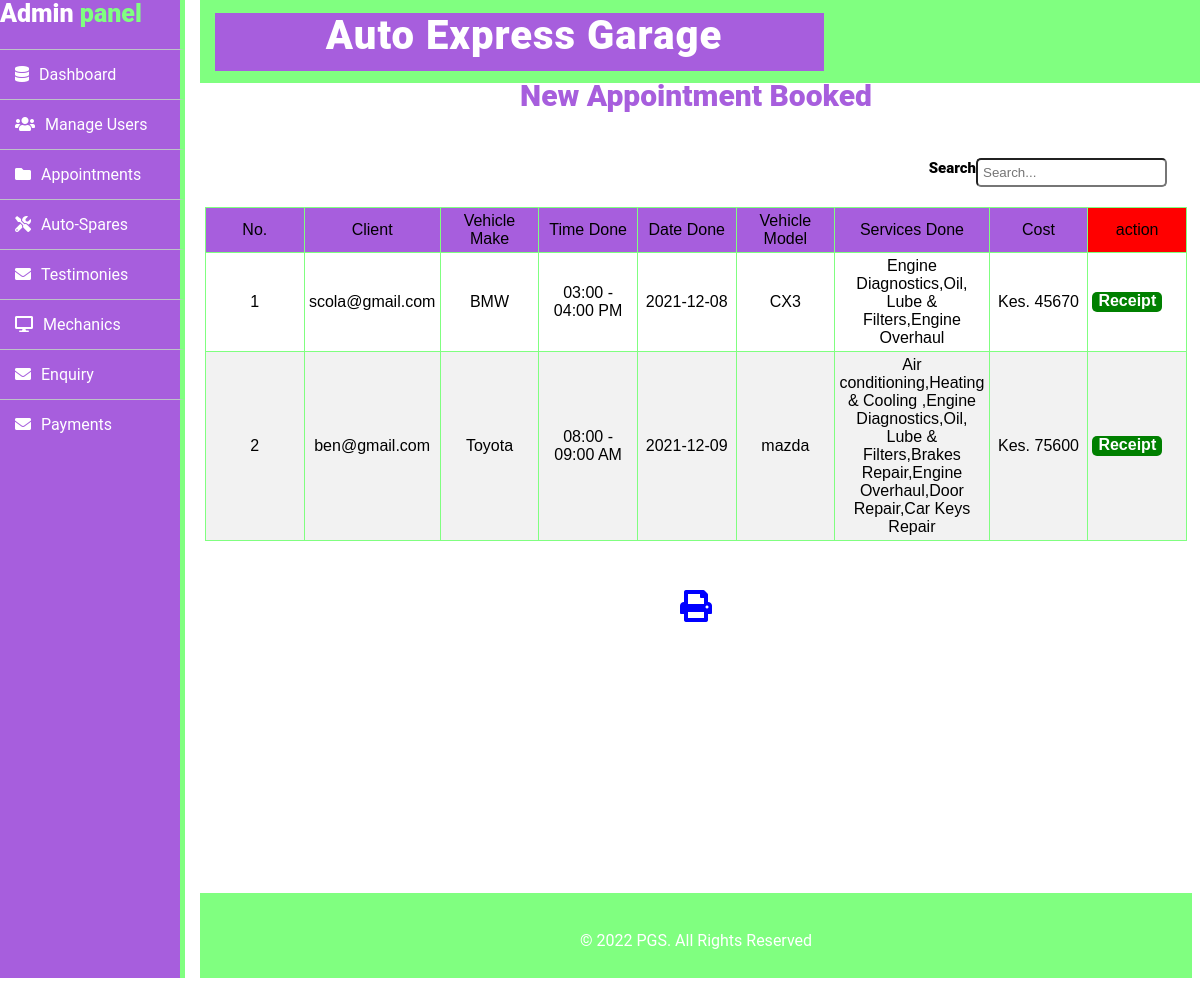
/admin/paid.php, run on the app's committed database.
### tables this page shows
CREATE TABLE IF NOT EXISTS `tbl_appointment` (
  `apoint_id` int(11) NOT NULL AUTO_INCREMENT,
  `email` varchar(200) DEFAULT NULL,
  `username` varchar(200) DEFAULT NULL,
  `make` varchar(200) DEFAULT NULL,
  `mileage` decimal(4,0) DEFAULT NULL,
  `year` varchar(200) DEFAULT NULL,
  `adate` varchar(200) DEFAULT NULL,
  `atime` varchar(200) DEFAULT NULL,
  `model` varchar(200) DEFAULT NULL,
  `services` varchar(200) DEFAULT NULL,
  `comments` varchar(200) DEFAULT NULL,
  `bookingdate` timestamp NOT NULL DEFAULT CURRENT_TIMESTAMP,
  `CancelledBy` varchar(5) DEFAULT NULL,
  `status` int(11) DEFAULT NULL,
  `UpdationDate` timestamp NOT NULL DEFAULT CURRENT_TIMESTAMP ON UPDATE CURRENT_TIMESTAMP,
  `name` varchar(250) DEFAULT NULL,
  `status2` int(11) DEFAULT NULL,
  `cost` int(11) DEFAULT NULL,
  `status3` int(10) NOT NULL,
  `paymentM` varchar(250) DEFAULT NULL,
  `refno` varchar(250) DEFAULT NULL,
  PRIMARY KEY (`apoint_id`)
);

### admin/paid.php (the view, shortened to what this page needs)
<!DOCTYPE html>
<html>
<head>
  <link rel="stylesheet" href="assets/css/style.css">
  <link rel="stylesheet" href="style1.css">
  <link rel="stylesheet" href="fonts/css/all.css">
</head>
<body>
	<?php include('includes/sidebar.php'); ?>
	<?php include('includes/header.php'); ?>
<div class="sidebar-links" id="print">
	  <h2>New Appointment Booked</h2>
  <div class="search-input">
        <label>Search</label>
     <input type="search" placeholder="Search..." class="form-control search-input" data-table="customers-list"/>
        </div>
<table id="customers" class="table table-striped mt32 customers-list">
  <thead >
        <tr class="headtt">
        <td >No.</td>
        <td>Client</td>
        <td>Vehicle Make</td>
        <td>Time Done</td>
        <td>Date Done</td>
        <td>Vehicle Model</td>
        <td>Services Done</td>
        <td>Cost</td>
        <td style="background-color: red;">action</td>
           </tr>
    </thead>
<?php
$sql = "SELECT * From tbl_appointment WHERE cost is not null";
$query = $db -> prepare($sql);
$query->execute();
$results=$query->fetchAll(PDO::FETCH_OBJ);
$cnt=1;
if($query->rowCount() > 0)
{
foreach($results as $result)
{       ?>
              <tr>
              <td><?php echo htmlentities($cnt);?></td>
              <td><?php echo htmlentities($result->email);?></td>
              <td><?php echo htmlentities($result->make);?></td>
              <td><?php echo htmlentities($result->atime);?></td>
              <td><?php echo htmlentities($result->adate);?></td>
              <td><?php echo htmlentities($result->model);?></td>
              <td><?php echo htmlentities($result->services);?></td>
              <td>Kes. <?php echo htmlentities($result->cost);?></td>
                <td>
                  <div style="color: blue;" class="confirm">
                              <a style="text-decoration: none; color: white;" href="receiptpage.php?apoint_id=<?php echo htmlentities($result->apoint_id);?>" onclick="return confirm('Do you really want to Print Receipt?')">Receipt</a>
                    </div>
                </td>
              </tr>
             <?php $cnt=$cnt+1;} }?>
</table>
<p style="margin-top:5%; color: blue;"  align="center">
  <i class="fa fa-print fa-2x" style="cursor: pointer;"  OnClick="CallPrint(this.value)" ></i>
</p>
</div>
<?php include('includes/footer.php');?>
</body>
</html>

### admin/assets/css/style.css (style rules this page uses)
body { font-family: 'Roboto', sans-serif; background: rgb(255,255,255); background-position: center; }
* { margin-left:0; padding: 0; }
.sidebar-links { margin-left: 200px; text-align: center; padding: 5px 5px 5px 5px; }
.sidebar-links h2 { color: rgb(167,94,221,1); font-weight: 900; font-size: 30px; margin-left: 0%; padding-top: 40px; text-align: center; }
#customers { font-family: "Trebuchet MS", Arial, Helvetica, sans-serif; border-collapse: collapse; width: 100%; }
#customers td, #customers th { border: 1px solid rgb(128,255,128,1); padding: 4px; }
#customers tr:nth-child(even) { background-color: #f2f2f2; }
.headtt { background:rgb(167,94,221,1); }
.add-spare .sp-part th,tr,td { padding: 15px; width: 10%; }

### admin/style1.css (style rules this page uses)
body { font-family: 'Roboto', sans-serif; background: rgb(255,255,255); background-position: center; }
* { margin-left:0; padding: 0; }
.sidebar-links .confirm { background-color: green; height: 20px; width: 70px; border-radius: 5px; font-weight: 800; }
#customers a { color: white; text-decoration: none; }
.search-input { float: right; padding: 20px; }
.search-input input { padding: 5px; border-radius: 5px; }
.search-input label { font-size: 15px; font-weight: 900; }

### data on the page
tbl_appointment: email "scola@gmail.com", make "BMW", atime "03:00 - 04:00 PM", adate "2021-12-08", model "CX3", services "Engine Diagnostics,Oil, Lube & Filters,Engine Overhaul", cost "45670"
tbl_appointment: email "ben@gmail.com", make "Toyota", atime "08:00 - 09:00 AM", adate "2021-12-09", model "mazda", services "Air conditioning,Heating & Cooling ,Engine Diagnostics,Oil, Lube & Filters,Brakes Repair,Engine Overhaul,Door Repair,Car Keys Repair", cost "75600"
